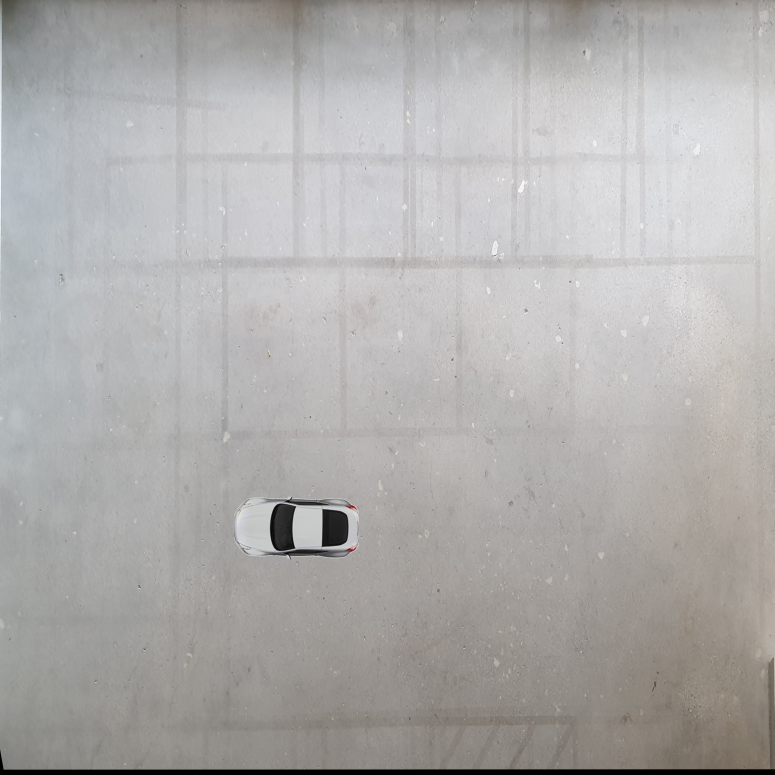
#> input picture samples/sample_0.jpg, 3100 x 3100 px (shown at 1/4 size)
$ python -i detector.py   (imports and definitions only)   (older library calls are emulated)
#> lines starting #> are read from the running program, lines starting #| are printed output that depends on the picture; after the words box and inside, x2 and y2 are one past the last pixel; in counts of white or black regions, pixels touching at a corner belong together
#> further down, picture is the input picture: shape (3100, 3100, 3); mean B, G, R 172.6, 173.9, 175.5
#!/usr/bin/env python
import time
import cv2
import numpy as np
from sklearn.externals import joblib
#import joblib

""" load KNN classifier """
# [1 line not run here, left out]
classes = {0:'Empty',1:'Up',2:'Down'}


def Vehicle_Detector(image):

    """ 1. image to grayscale & Gaussian filtering"""
    gray = cv2.cvtColor(image, cv2.COLOR_BGR2GRAY)
    blurred = cv2.GaussianBlur(gray, (3, 3), 0) # Erase Noise

    """ 2. Edge Detection using Canny algorithm"""
    edged = cv2.Canny(blurred, 80, 200)  # Canny Edge Detection
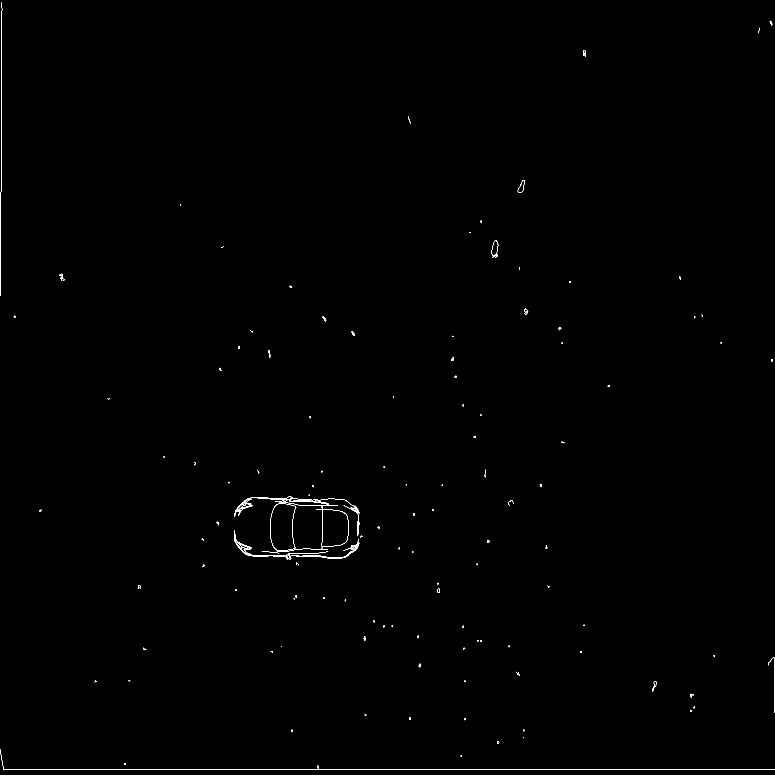
#> edged: shape (3100, 3100) (shown at 1/4 size); 0.14% white in thin lines or dots
    #cv2.imshow("edge", edged)

    kernel = np.ones((5,5),np.uint8)
    closed = cv2.morphologyEx(edged, cv2.MORPH_CLOSE, kernel) # Edge enhancement
#> closed: shape (3100, 3100); 0.22% white; 115 white regions (16 under 20 px)

    """ 3. find contours from edge image """
    _, contours, _ = cv2.findContours(closed.copy(), cv2.RETR_EXTERNAL, cv2.CHAIN_APPROX_SIMPLE)
#> contours = 115 contours, 43 with area under 20; largest, box (x1, y1, x2, y2) and area: (937, 1986, 1437, 2213) 57324, (936, 2121, 1437, 2238) 3802, (1966, 961, 1995, 1032) 1202, (2071, 720, 2099, 772) 734, (0, 9, 9, 1184) 434

    #image = cv2.drawContours(image, contours, -1, (0, 0, 255), 3)
    #cv2.imshow("contour", image)

    for cnt in contours:

        """ ignore small contours """
        if not cv2.contourArea(cnt) > 1000:
            continue

        """ 4. get minAreaRect """
        rect = cv2.minAreaRect(cnt)  # Rotated Rectangle
        box = cv2.boxPoints(rect)

        (x, y), (width, height), rect_angle = rect

        """ angle adjustment"""
        angle = 90+rect_angle if width>height else rect_angle

        image = cv2.drawContours(image, [box.astype(np.int0)], -1, (0,255,0), 3) # green

        """ vehicle cropping using perspective transform (classifier input) """
        width, height = int(width), int(height)
        src_pts = box.astype(np.float32)
        dst_pts = np.float32([[0,height], [0,0], [width,0], [width,height]])

        M = cv2.getPerspectiveTransform(src_pts, dst_pts)

        img_vehicle_crop = cv2.warpPerspective(image, M, (width, height))

        """ crop image -90 degree rotation """
        if width > height:
            img_vehicle_crop = cv2.transpose(img_vehicle_crop)
            img_vehicle_crop = cv2.flip(img_vehicle_crop, flipCode=0)
        # cv2.imshow("crop", img_vehicle_crop)

        """ Classifier input pre-processing """
        img_vehicle_crop = cv2.resize(img_vehicle_crop, (40, 80))
        img_vehicle_crop = cv2.cvtColor(img_vehicle_crop,cv2.COLOR_BGR2GRAY)
        input_x = img_vehicle_crop.flatten()

        """ Classify """
        out = classifier.predict(input_x[None, :])

        """ If output is "down", then angle+=180 """
        if out[0] == 2:
            angle += 180

        """ angle re-arrange (0~360) """
        angle = 360 + angle if angle < 0 else angle
        angle = angle - 360 if angle > 360 else angle
#> this loop made 55 passes
#> (rect, x, y, width, height, rect_angle, angle, dst_pts) on pass 55: (((1183.3, 2188.3), (100.9, 502.2), -86.07), 1183.3, 2188.3, 100, 502, -86.07, -86.07, [[0, 502], [0, 0], [100, 0], [100, 502]])

        #image = cv2.putText(image, "heading : %d" % (angle), tuple(box[2]), cv2.FONT_HERSHEY_SIMPLEX, 0.5, (0,0,0), thickness=2)

    return image, rect_list, center_x, center_y, angle


def Space_Detector(image, space):
    _image = cv2.cvtColor(image, cv2.COLOR_BGR2GRAY)

    empty_space_ids = []

    for idx, s in enumerate(space):
        (x1, y1), (x2, y2) = s
        space_crop = _image[y1:y2, x1:x2]  # space cropping
        space_crop = cv2.resize(space_crop, (40, 80))  # resize to classifier input size

        """ Classify """
        input_x = space_crop.flatten()

        out = classifier.predict(input_x[None, :])

        if out[0] == 0:  # 0 means empty , 1 and 2 mean occupy
            empty_space_ids.append(idx+1)

    return empty_space_ids

>>> import cv2
>>> picture = cv2.imread('../samples/sample_0.jpg')
#> (the run stopped early here; a loop or call above may not have finished)
